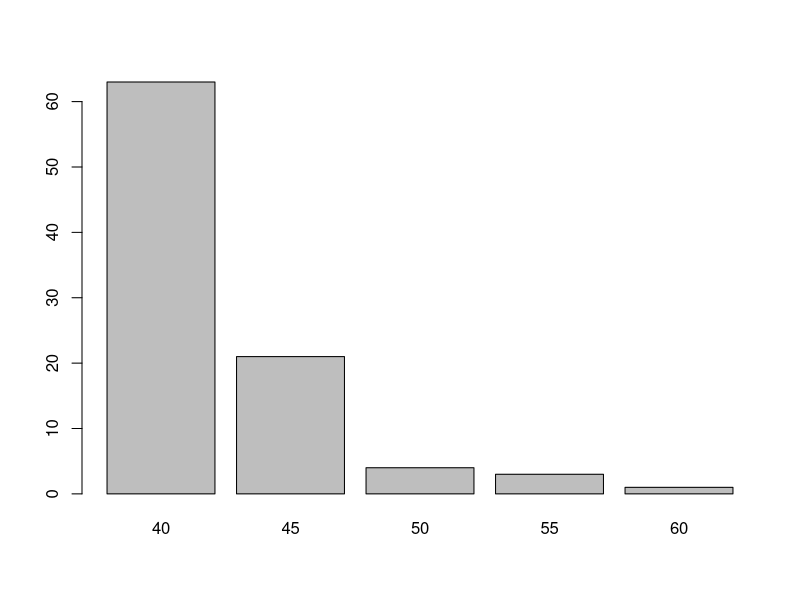
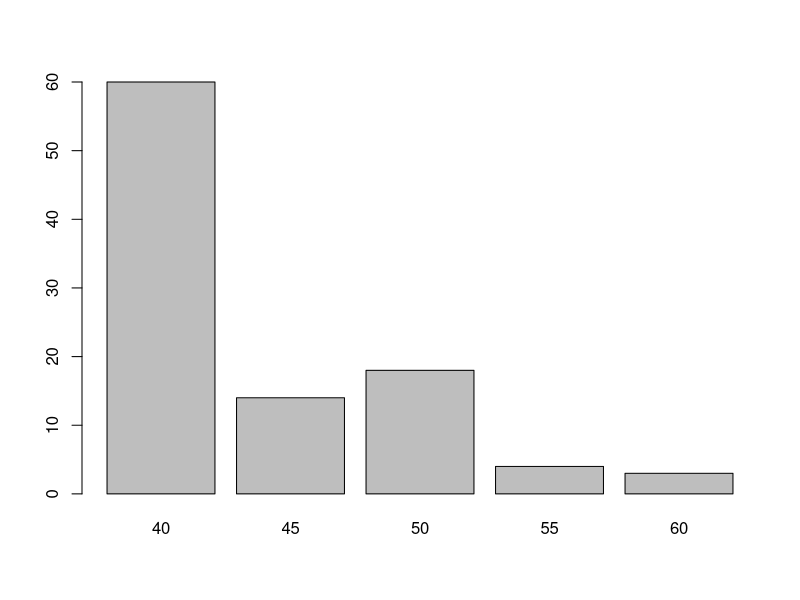
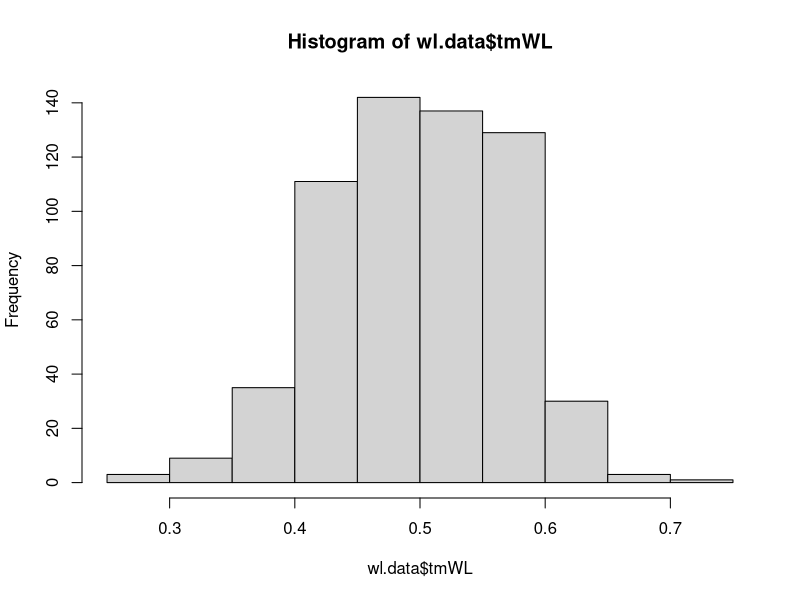
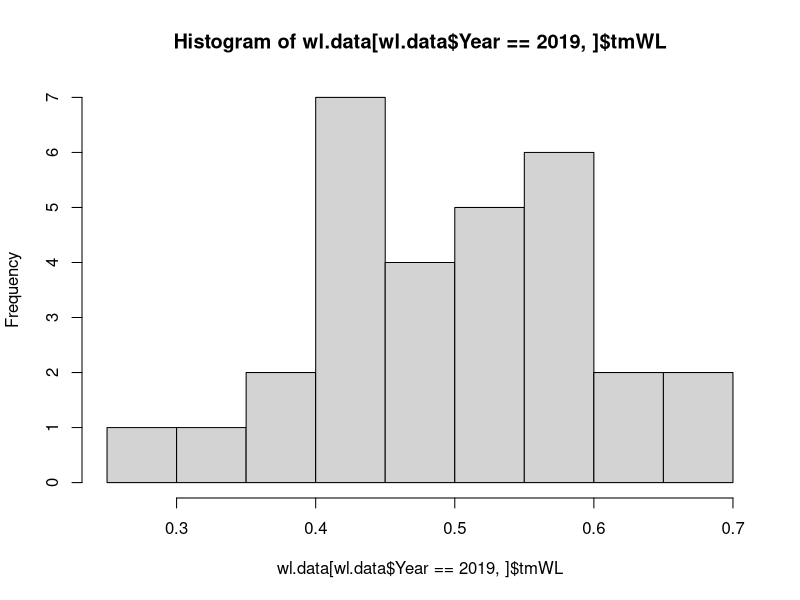
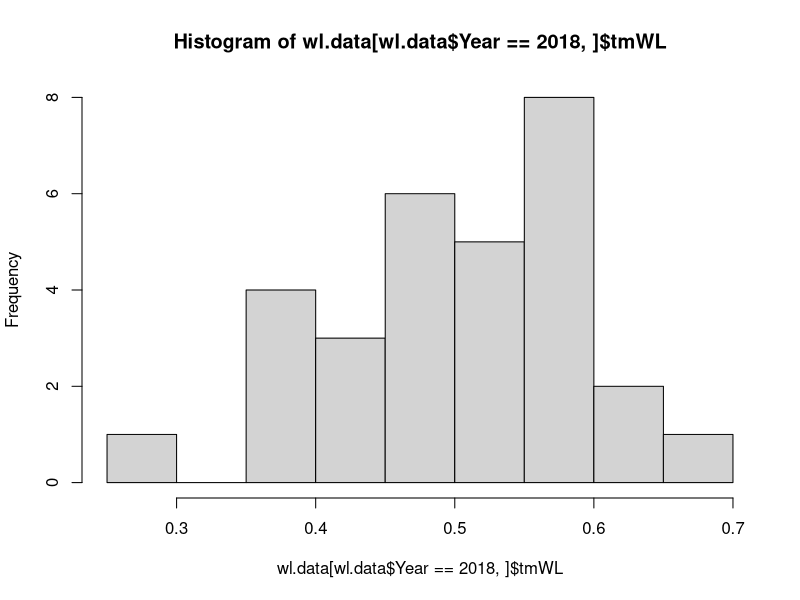
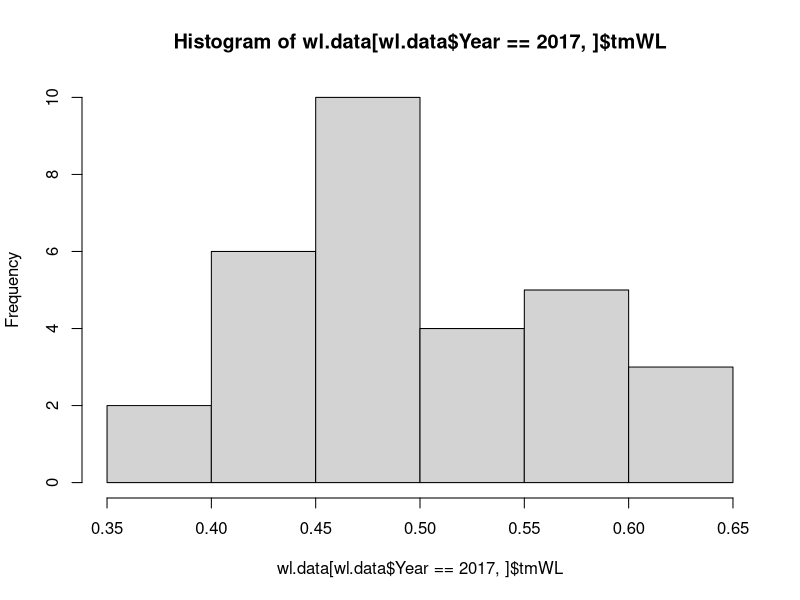
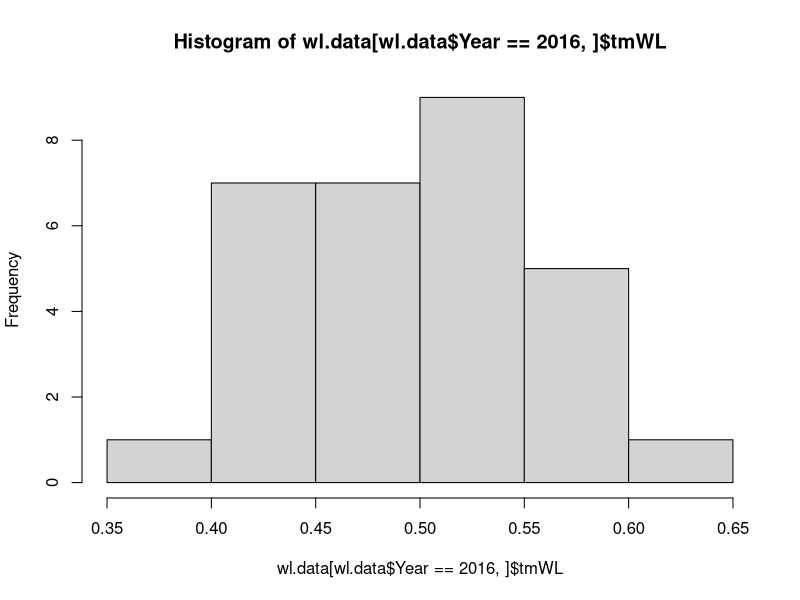
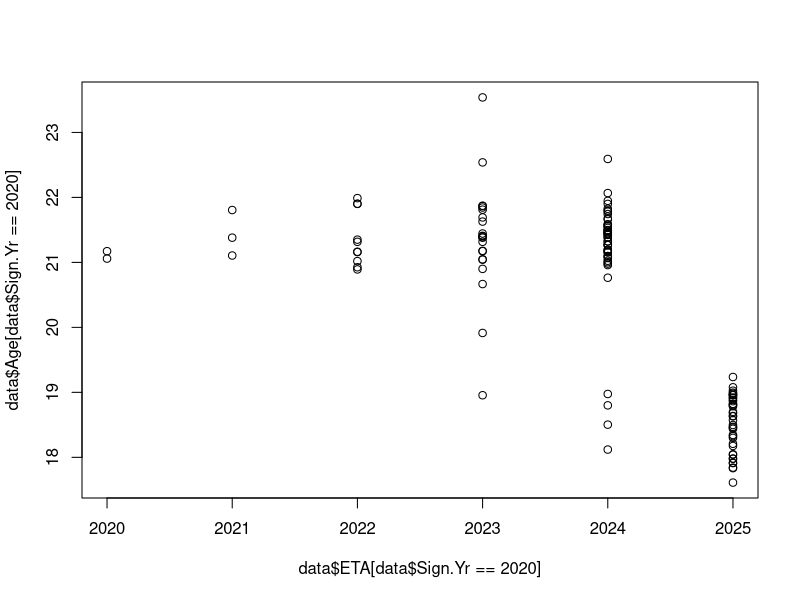

Generate these figures, in order, with R:
data <- read.csv("prospect_data/total-board-data.csv")

# How many prospects per draft?
picks_2020 <- data[data$Sign.Mkt == "Draft" & data$Sign.Yr == 2020,]
lengths(picks_2020)[1]; 124 / 30  # There are 124 from 2020 - not all have signed yet, though, and the draft was smaller

picks_2019 <- data[data$Sign.Mkt == "Draft" & data$Sign.Yr == 2019,]
lengths(picks_2019)[1]; 184 / 30  # There are 184 from 2019

picks_2018 <- data[data$Sign.Mkt == "Draft" & data$Sign.Yr == 2018,]
lengths(picks_2018)[1]; 174 / 30  # There are 174 in 2018 - expected, because some drop out

# What proportion of prospects are from J2 vs. the Draft?

table(data$Sign.Mkt)
print("From J2: "); 472 / (831 + 472)
print("From Draft: "); 831 / (831 + 472)

# What is the FV distribution for a draft year?

# 2019
picks_2019$new.FV <- strtoi(gsub("+", "", picks_2019$FV))
table(picks_2019$new.FV)
prop.table(table(picks_2019$new.FV))
barplot(table(picks_2019$new.FV))

# 2018
picks_2018$new.FV <- strtoi(gsub("+", "", picks_2018$FV))
table(picks_2018$new.FV)
prop.table(table(picks_2018$new.FV))
barplot(table(picks_2018$new.FV))

# What are the FVs for each draft slot, assuming a draft of 180 players?
# Using figures from 2019 draft

.0109 * 180  # Top two are 60
.0326 * 180  # Next 6 are 55
.0435 * 180  # Next 8 are 50
.2283 * 180  # Next 41 are 45
.6848 * 180  # Next 123 are 40
2 + 6 + 8 + 41 + 123

# How many prospects are pitchers vs. hitters?

prop.table(table(data$Pos))
.100 + .393  # Pitchers - it's about evenly split

# What's the distribution of WL%?

wl.data <- read.csv("total.csv")
hist(wl.data$tmWL)

# Per year - it's pretty erratic
hist(wl.data[wl.data$Year == 2019,]$tmWL)
hist(wl.data[wl.data$Year == 2018,]$tmWL)
hist(wl.data[wl.data$Year == 2017,]$tmWL)
hist(wl.data[wl.data$Year == 2016,]$tmWL)

# What are the cut-off values for the important draft picks?

quantile(wl.data$tmWL, probs = c(2/30, 8/30, 16/30, (57 - 30)/30))

# What's the ETA of prospects when they're signed?

prop.table(table(data$ETA[data$Sign.Yr == 2020]))
prop.table(table(data$ETA[data$Sign.Yr == 2019]))
prop.table(table(data$ETA[data$Sign.Yr == 2018]))

plot(data$ETA[data$Sign.Yr == 2020], data$Age[data$Sign.Yr == 2020])

prop.table(table(data$ETA[data$Sign.Yr == 2020 & data$Age < 20]))  # Age < 20
prop.table(table(data$ETA[data$Sign.Yr == 2020 & data$Age >= 20]))  # Age < 20

# What are the ages of draft prospects?

hist(data$Age[data$Sign.Mkt == "Draft" & data$Sign.Yr == 2020])

# What do the J2 prospects look like?

hist(data$Age[data$Sign.Mkt == "J2" & data$Sign.Yr == 2019])  # Almost all age 17
prop.table(table(data$new.FV[data$Sign.Yr == 2019]))

# What does ETA look like for the whole board?
barplot(table(data$ETA))
